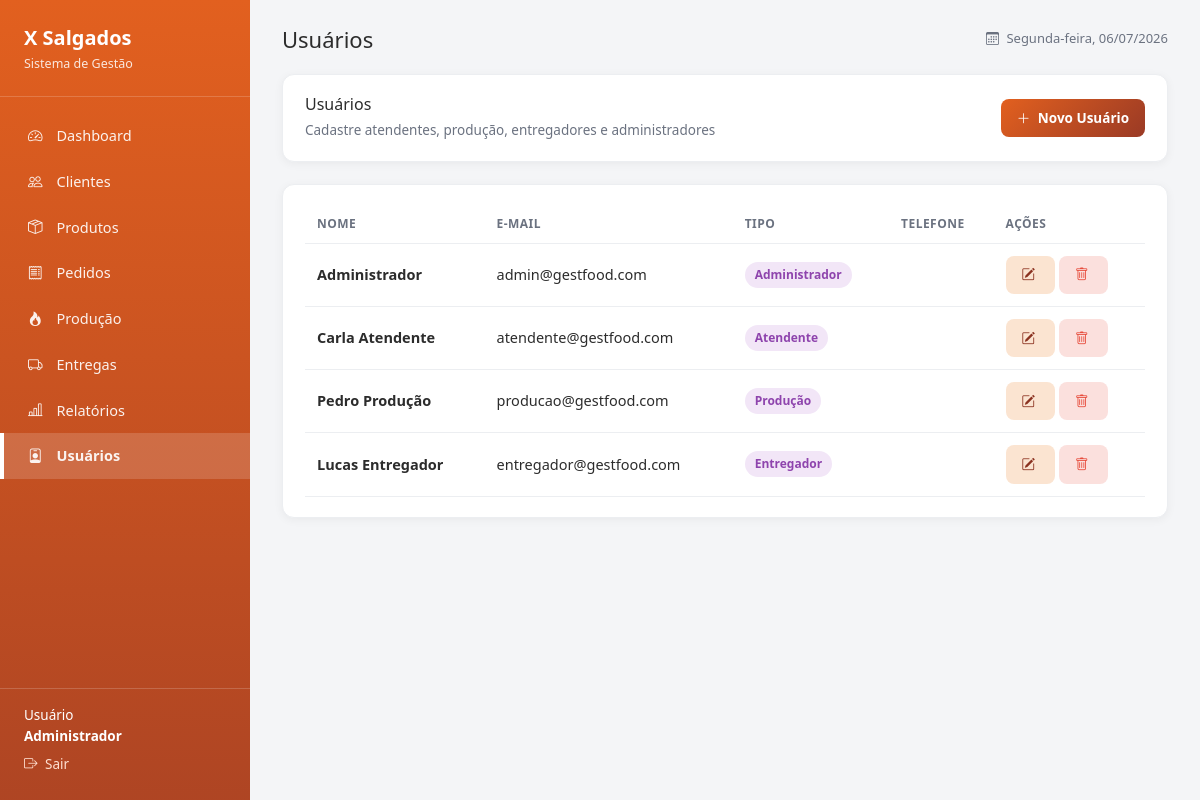
The app's page /admin/usuarios.php (signed in) with its own data.
### tables this page shows
CREATE TABLE usuarios (
    id INT AUTO_INCREMENT PRIMARY KEY,
    nome VARCHAR(120) NOT NULL,
    email VARCHAR(150) NOT NULL UNIQUE,
    senha VARCHAR(255) NOT NULL,
    tipo ENUM('admin','atendente','producao','entregador') NOT NULL,
    telefone VARCHAR(20),
    ativo TINYINT(1) NOT NULL DEFAULT 1,
    criado_em DATETIME DEFAULT CURRENT_TIMESTAMP
);

### admin/usuarios.php (the view, shortened to what this page needs)
<?php
require __DIR__ . '/../config/conexao.php';
$usuarios = $pdo->query("SELECT * FROM usuarios WHERE ativo = 1 ORDER BY tipo, nome")->fetchAll();
$tiposLabel = ['admin'=>'Administrador','atendente'=>'Atendente','producao'=>'Produção','entregador'=>'Entregador'];
require __DIR__ . '/../includes/header.php';
?>
<div class="gf-panel" style="display:flex;justify-content:space-between;align-items:center;">
    <div>
        <h3 style="margin-bottom:2px;">Usuários</h3>
        <span style="color:#6b7280;font-size:13.5px;">Cadastre atendentes, produção, entregadores e administradores</span>
    </div>
    <button class="btn btn-primary" data-bs-toggle="modal" data-bs-target="#modalUsuario"><i class="bi bi-plus-lg"></i> Novo Usuário</button>
</div>
<div class="gf-panel">
    <table class="gf-table">
        <thead><tr><th>Nome</th><th>E-mail</th><th>Tipo</th><th>Telefone</th><th>Ações</th></tr></thead>
        <tbody>
        <?php foreach ($usuarios as $u): ?>
            <tr>
                <td><strong><?= htmlspecialchars($u['nome']) ?></strong></td>
                <td><?= htmlspecialchars($u['email']) ?></td>
                <td><span class="badge-status badge-em_entrega"><?= $tiposLabel[$u['tipo']] ?></span></td>
                <td><?= htmlspecialchars($u['telefone']) ?></td>
                <td>
                    <a href="?editar=<?= $u['id'] ?>" class="btn btn-light-orange"title="Editar"><i class="bi bi-pencil-square"></i></a>
                    <a href="?excluir=<?= $u['id'] ?>" class="btn btn-light-red" data-confirm="Excluir este usuário definitivamente? Essa ação não pode ser desfeita." title="Excluir"><i class="bi bi-trash"></i></a>
                </td>
            </tr>
        <?php endforeach; ?>
        </tbody>
    </table>
</div>
<?php require __DIR__ . '/../includes/footer.php'; ?>

### assets/css/style.css (style rules this page uses)
:root { --gf-dark: #9a3a25; --gf-primary: #e2601f; --gf-primary-light: #f0a06b; --gf-accent: #8b3220; --gf-bg: #f4f5f7; --gf-white: #ffffff; --gf-text: #2c2c2c; --gf-text-light: #6b7280; --gf-border: #eceef1; --gf-blue: #2f80ed; --gf-yellow: #f2a93b; --gf-green: #27ae60; --gf-purple: #8e44ad; --gf-gray: #9aa0a6; --gf-red: #e74c3c; }
* { box-sizing: border-box; }
body { font-family: 'Segoe UI', Roboto, Arial, sans-serif; background: var(--gf-bg); color: var(--gf-text); margin: 0; }
a { text-decoration: none; }
.gf-panel { background: var(--gf-white); border-radius: 12px; padding: 20px 22px; box-shadow: 0 2px 10px rgba(0,0,0,0.05); border: 1px solid var(--gf-border); margin-bottom: 22px; }
.gf-panel h3 { margin-top: 0; font-size: 16px; }
.gf-table { width: 100%; border-collapse: collapse; }
.gf-table th { text-align: left; font-size: 12px; text-transform: uppercase; letter-spacing: .04em; color: var(--gf-text-light); padding: 10px 12px; border-bottom: 1px solid var(--gf-border); }
.gf-table td { padding: 12px; border-bottom: 1px solid var(--gf-border); font-size: 14.5px; vertical-align: middle; }
.badge-status { display: inline-block; padding: 4px 10px; border-radius: 20px; font-size: 12px; font-weight: 600; }
.badge-em_entrega { background:#f2e6f7; color: var(--gf-purple); }
.btn { border:none; border-radius:8px; padding:9px 16px; font-size:13.5px; font-weight:600; cursor:pointer; }
.btn-primary { background: linear-gradient(135deg, var(--gf-primary), var(--gf-dark)); color:#fff; }
.btn-light-orange { background:#fbe4d1; color: var(--gf-accent); }
.btn-light-red { background:#fbe0dd; color: var(--gf-red); }
.gf-nav a i, .btn i, .gf-sidebar__footer .logout i { margin-right: 4px; }

### records on screen
usuarios: nome "Administrador", email "admin@gestfood.com", tipo "Administrador"
usuarios: nome "Carla Atendente", email "atendente@gestfood.com", tipo "Atendente"
usuarios: nome "Pedro Produção", email "producao@gestfood.com", tipo "Produção"
usuarios: nome "Lucas Entregador", email "entregador@gestfood.com", tipo "Entregador"

### other values on screen
$label "Dashboard"
$label "Clientes"
$label "Produtos"
$label "Pedidos"
$label "Produção"
$label "Entregas"
$label "Relatórios"
$label "Usuários"
$rotulos[$tipo] "Administrador"
$tituloPagina "Usuários"
